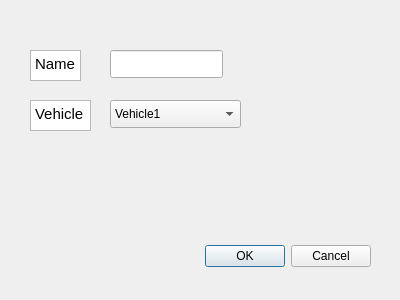
<?xml version="1.0" encoding="UTF-8"?>
<ui version="4.0">
 <class>Dialog</class>
 <widget class="QDialog" name="Dialog">
  <property name="geometry">
   <rect>
    <x>0</x>
    <y>0</y>
    <width>400</width>
    <height>300</height>
   </rect>
  </property>
  <property name="windowTitle">
   <string>Dialog</string>
  </property>
  <widget class="QDialogButtonBox" name="buttonBox">
   <property name="geometry">
    <rect>
     <x>30</x>
     <y>240</y>
     <width>341</width>
     <height>32</height>
    </rect>
   </property>
   <property name="orientation">
    <enum>Qt::Horizontal</enum>
   </property>
   <property name="standardButtons">
    <set>QDialogButtonBox::Cancel|QDialogButtonBox::Ok</set>
   </property>
  </widget>
  <widget class="QComboBox" name="comboBox">
   <property name="geometry">
    <rect>
     <x>110</x>
     <y>100</y>
     <width>131</width>
     <height>28</height>
    </rect>
   </property>
   <item>
    <property name="text">
     <string>Vehicle1</string>
    </property>
   </item>
   <item>
    <property name="text">
     <string>Vehicle2</string>
    </property>
   </item>
  </widget>
  <widget class="QTextEdit" name="textEdit">
   <property name="geometry">
    <rect>
     <x>30</x>
     <y>100</y>
     <width>61</width>
     <height>31</height>
    </rect>
   </property>
   <property name="html">
    <string>&lt;!DOCTYPE HTML PUBLIC &quot;-//W3C//DTD HTML 4.0//EN&quot; &quot;http://www.w3.org/TR/REC-html40/strict.dtd&quot;&gt;
&lt;html&gt;&lt;head&gt;&lt;meta name=&quot;qrichtext&quot; content=&quot;1&quot; /&gt;&lt;style type=&quot;text/css&quot;&gt;
p, li { white-space: pre-wrap; }
&lt;/style&gt;&lt;/head&gt;&lt;body style=&quot; font-family:'Cantarell'; font-size:11pt; font-weight:400; font-style:normal;&quot;&gt;
&lt;p style=&quot; margin-top:0px; margin-bottom:0px; margin-left:0px; margin-right:0px; -qt-block-indent:0; text-indent:0px;&quot;&gt;Vehicle&lt;/p&gt;&lt;/body&gt;&lt;/html&gt;</string>
   </property>
  </widget>
  <widget class="QTextEdit" name="textEdit_2">
   <property name="geometry">
    <rect>
     <x>30</x>
     <y>50</y>
     <width>51</width>
     <height>31</height>
    </rect>
   </property>
   <property name="html">
    <string>&lt;!DOCTYPE HTML PUBLIC &quot;-//W3C//DTD HTML 4.0//EN&quot; &quot;http://www.w3.org/TR/REC-html40/strict.dtd&quot;&gt;
&lt;html&gt;&lt;head&gt;&lt;meta name=&quot;qrichtext&quot; content=&quot;1&quot; /&gt;&lt;style type=&quot;text/css&quot;&gt;
p, li { white-space: pre-wrap; }
&lt;/style&gt;&lt;/head&gt;&lt;body style=&quot; font-family:'Cantarell'; font-size:11pt; font-weight:400; font-style:normal;&quot;&gt;
&lt;p style=&quot; margin-top:0px; margin-bottom:0px; margin-left:0px; margin-right:0px; -qt-block-indent:0; text-indent:0px;&quot;&gt;Name&lt;/p&gt;&lt;/body&gt;&lt;/html&gt;</string>
   </property>
  </widget>
  <widget class="QLineEdit" name="lineEdit">
   <property name="geometry">
    <rect>
     <x>110</x>
     <y>50</y>
     <width>113</width>
     <height>28</height>
    </rect>
   </property>
  </widget>
 </widget>
 <resources/>
 <connections>
  <connection>
   <sender>buttonBox</sender>
   <signal>accepted()</signal>
   <receiver>Dialog</receiver>
   <slot>accept()</slot>
   <hints>
    <hint type="sourcelabel">
     <x>248</x>
     <y>254</y>
    </hint>
    <hint type="destinationlabel">
     <x>157</x>
     <y>274</y>
    </hint>
   </hints>
  </connection>
  <connection>
   <sender>buttonBox</sender>
   <signal>rejected()</signal>
   <receiver>Dialog</receiver>
   <slot>reject()</slot>
   <hints>
    <hint type="sourcelabel">
     <x>316</x>
     <y>260</y>
    </hint>
    <hint type="destinationlabel">
     <x>286</x>
     <y>274</y>
    </hint>
   </hints>
  </connection>
 </connections>
</ui>
